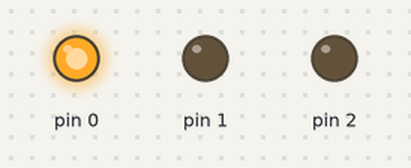
This program was run on a simulated Arduino Uno, built with avr-gcc and run on an emulated ATmega328P. Shown: output pins drawn as LEDs (lit = HIGH).

Above: at 5.0 s.
At 11.0 s:
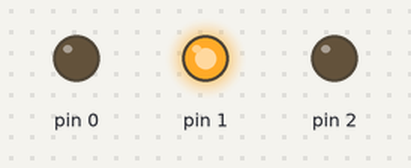
At 17.0 s:
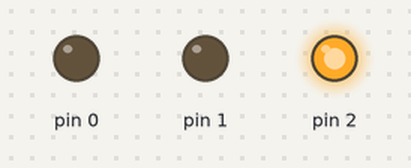
Timing chart, 0 to 28.6 s (numbered marks = the images above):
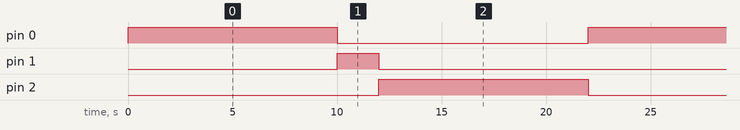

Measured:
- by itself, pin 0, pin 2: alternates HIGH for 10.0 s and LOW for 12.0 s
- by itself, pin 1: alternates HIGH for 2.0 s and LOW for 20.0 s
- by itself, everything shown: repeats every 22.0 s, in 3 steps

The program:

main.cpp
```cpp
#include <Arduino.h>

#define SECONDS(x) x * 1000

//0 - 5 pines que tiene la placa DigiPark
// 3 y 4 son para USB
//los pines se llaman PINx
const int red = PIN0;
const int yellow = PIN1;
const int green = PIN2;

void setup()
{
  pinMode(red, OUTPUT);
  pinMode(yellow, OUTPUT);
  pinMode(green, OUTPUT);

  digitalWrite(red, LOW);
  digitalWrite(yellow, LOW);
  digitalWrite(green, LOW);
}

void loop()
{
  digitalWrite(green, LOW);
  digitalWrite(red, HIGH);
  delay(SECONDS(10));
  digitalWrite(red, LOW);
  digitalWrite(yellow, HIGH);
  delay(SECONDS(2));
  digitalWrite(yellow, LOW);
  digitalWrite(green, HIGH);
  delay(SECONDS(10));
}
```
